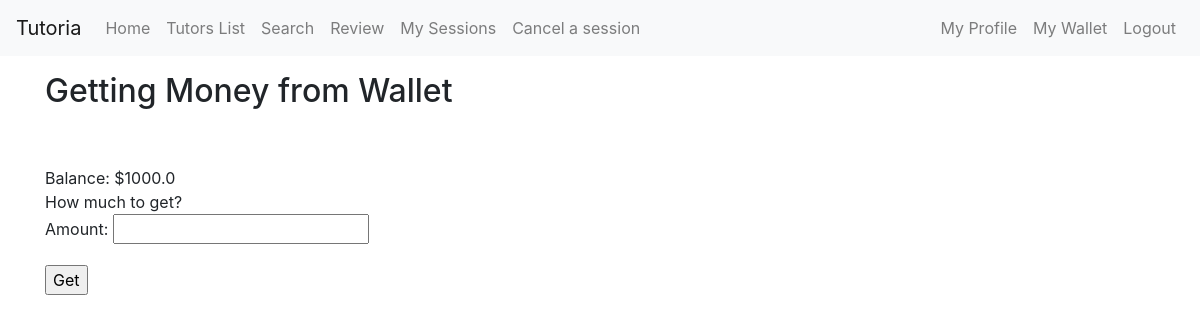
/transactions/get/ (signed in), run on an earlier commit of the app's database.
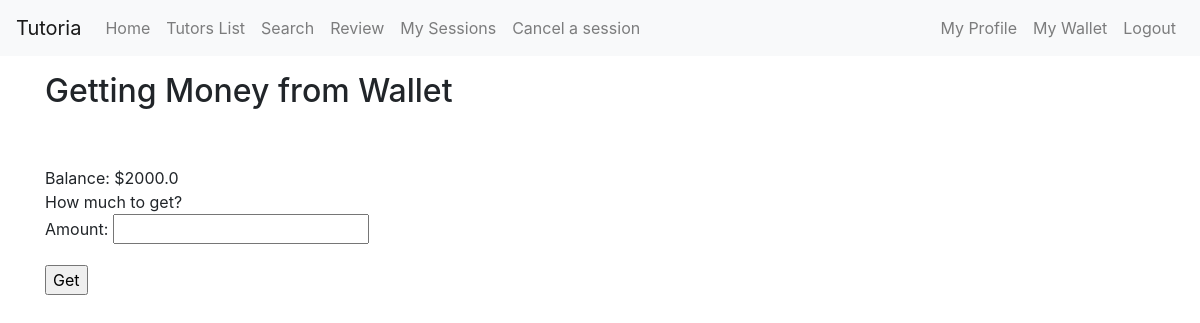
And on a later commit of the database.
### transactions/models.py (models this page shows, shortened)
class Wallet(models.Model):
    owner = models.OneToOneField(User, on_delete=models.CASCADE)
    balance = models.DecimalField(default=0, max_digits=10, decimal_places=1)

### transactions/views.py (the view, shortened to what this page needs)
class GetMoney (SuccessMessageMixin, generic.CreateView):
    model = Transaction
    fields = ['amount']
    template_name = "getmoney.html"
    success_message = 'Getting Money Successful.'
    success_url = reverse_lazy('transaction:get')
    def get_context_data(self, **kwargs):
        context = super(GetMoney, self).get_context_data(**kwargs)
        context['wallet'] = Wallet.objects.get(owner=self.request.user)
        return context

### Tutoria/context_processors.py (called while the page is built)
def base_template_name_context_processor(request):
    base_template_name = 'base.html'
    if request.user.is_authenticated():
        if request.user.is_superuser:
            base_template_name = 'base_tutor.html'
        if Tutor.objects.filter(tutor=request.user):
            base_template_name = 'base_tutor.html'
    return {
        'base_template_name': base_template_name,
    }

### transactions/templates/getmoney.html
{% extends base_template_name %}
{% block content %}
<h2>Getting Money from Wallet</h2><br><br>
Balance: ${{ wallet.balance }} <br>
How much to get?<br>
<form action="" method="post">{% csrf_token %}
    {{ form.as_p }}
    <input type="submit" onclick="return confirm('Are you sure?')" value="Get" />
</form>
{% endblock %}

What changed in the data, as far as the page shows it:
changed Wallet: balance "1000.0" → "2000.0"
